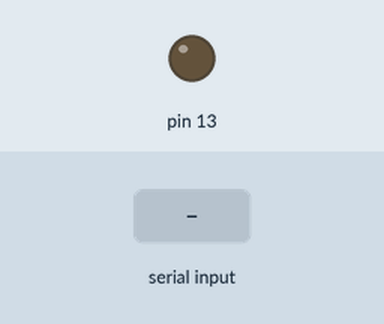
Bench run of a sketch on a simulated Arduino Uno, built with avr-gcc and run on an emulated ATmega328P. On the bench: output pins drawn as LEDs (lit = HIGH). The test bench sets the inputs (shaded band).

Above: at 1.2 s.
1.3 s: byte 1 (1) received over Serial
At 1.6 s:
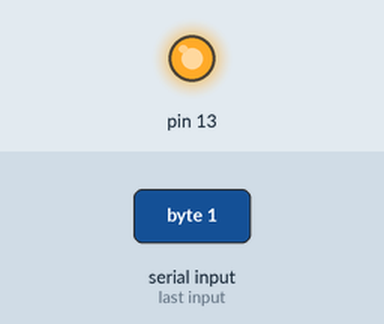
Timing chart, 0 to 4.3 s (numbered marks = the images above; inputs shaded):
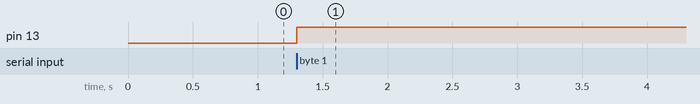

Measured:
- after the input at 1.3 s, pin 13: LOW → HIGH at once

The sketch:

sketch_nov19a.ino
```cpp
void setup() {
  Serial.begin(9600);
  pinMode(13, OUTPUT);
}

void loop() {
   if (Serial.read() == 1) {
    digitalWrite(13, HIGH);
    delay(1000);
   }
   if (Serial.read() == 0) {
    digitalWrite(13, LOW);
    delay(1000);
   }

}
```
